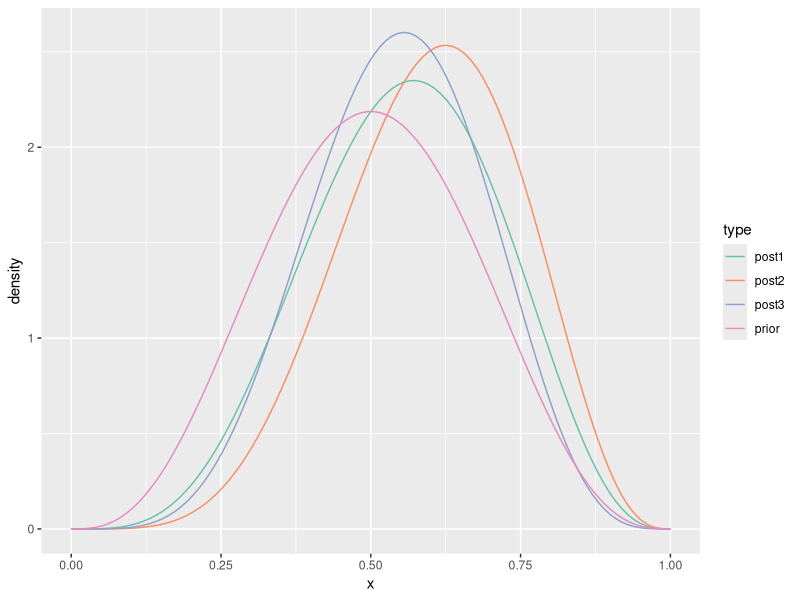
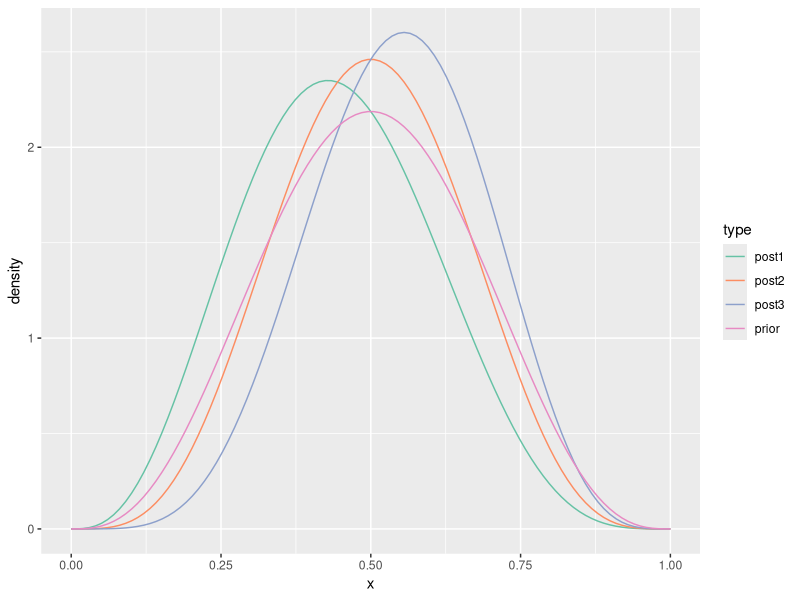
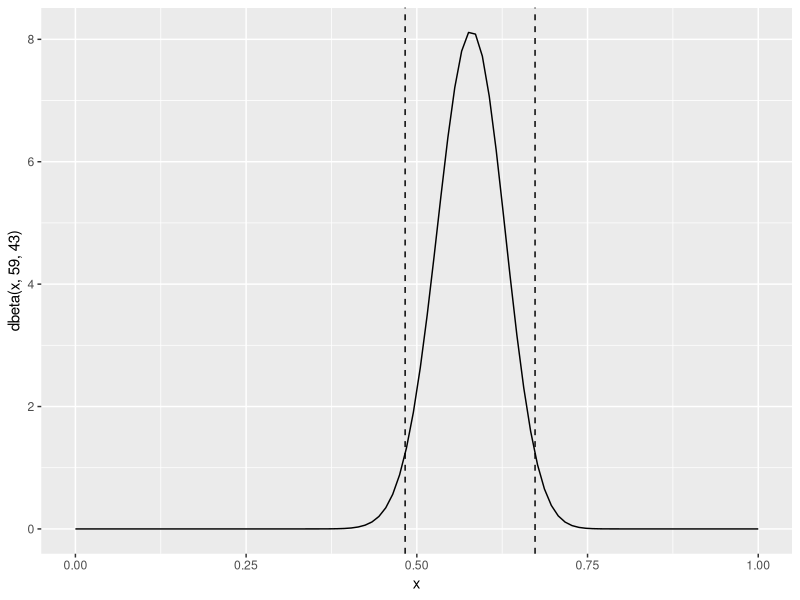
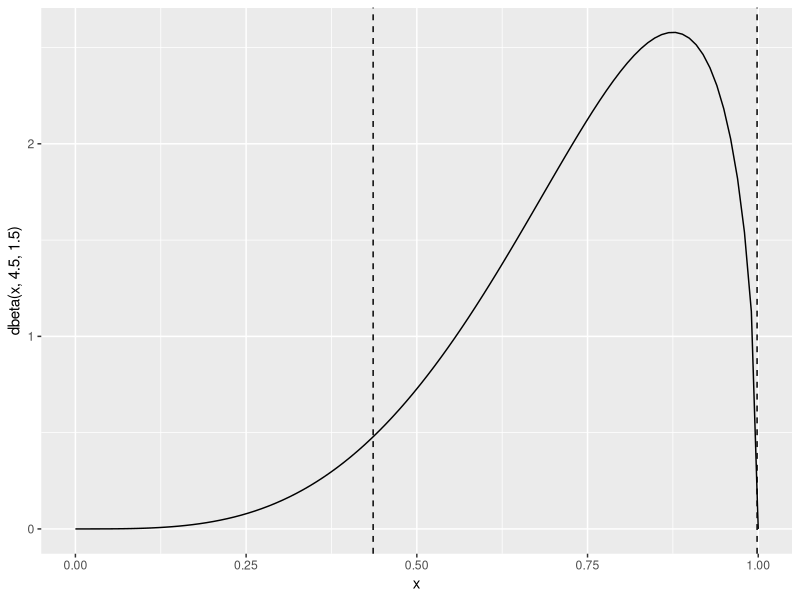
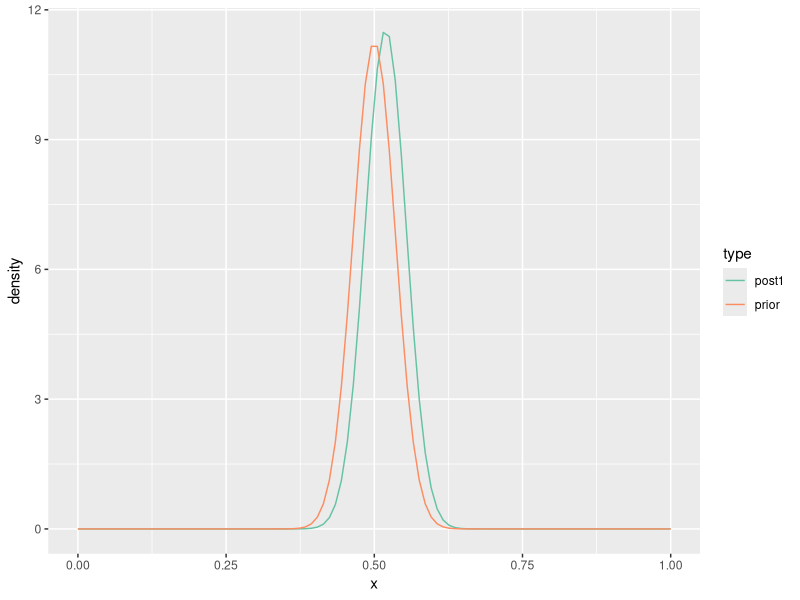
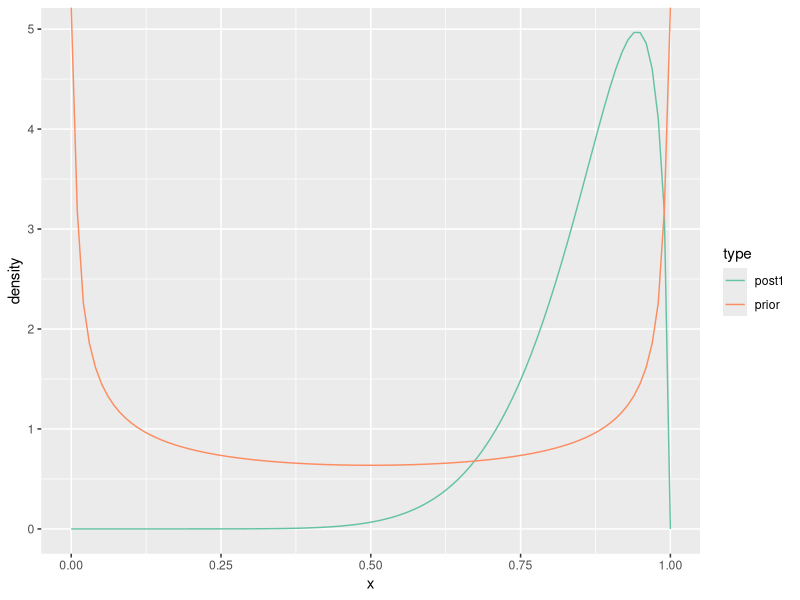
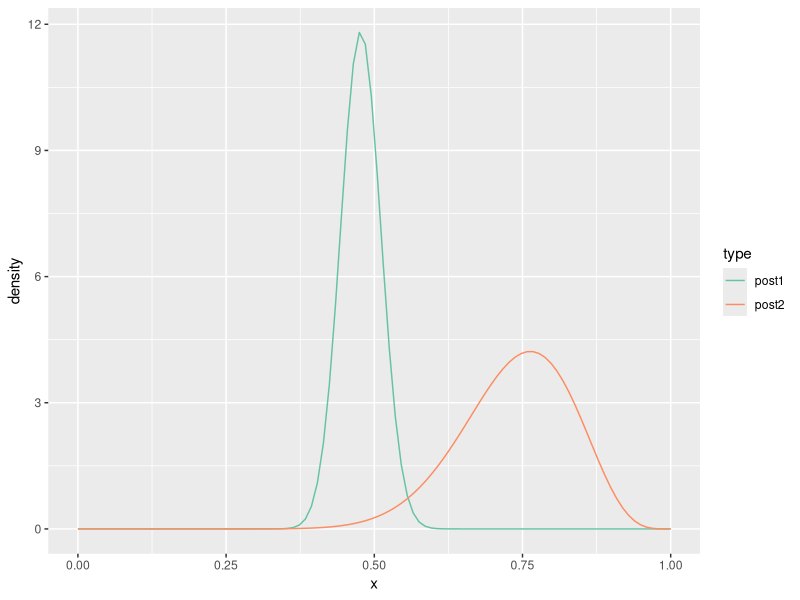
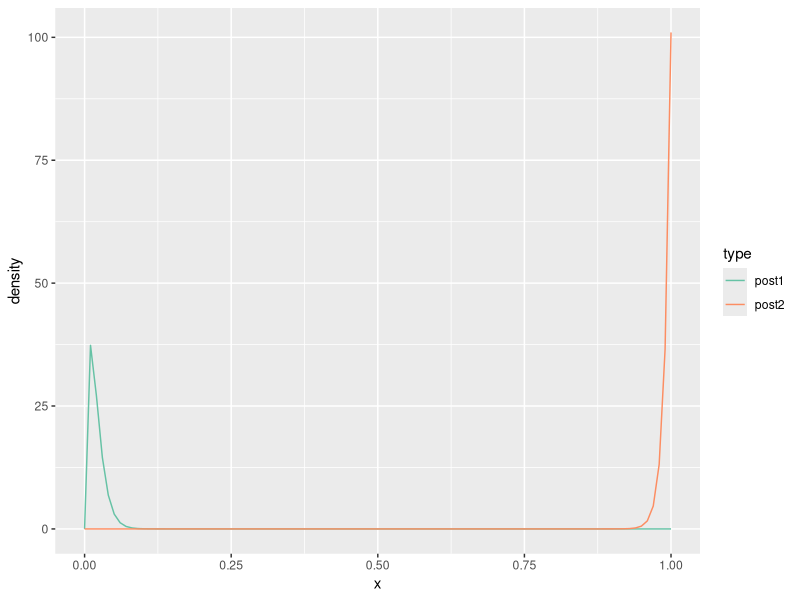

Generate these figures, in order, with R:
## ---- chunk 1
library(tidyr)
library(magrittr)
library(ggplot2)
library(RColorBrewer)
## ---- chunk 2

# HHT Sequence
N <- 100
x <- seq(0, 1, length.out = N)
prior <- dbeta(x, 4, 4)
post1 <- dbeta(x, 5, 4)
post2 <- dbeta(x, 6, 4)
post3 <- dbeta(x, 6, 5)

tibble::tibble(x = x, prior = prior, post1 = post1,
               post2 = post2, post3 = post3) %>%
  pivot_longer(cols=-x, values_to="density", names_to="type") %>%
  ggplot() +
  geom_line(mapping=aes(x=x, y=density, color=type)) +
  scale_color_brewer(palette="Set2")
## ---- chunk 3

# THH Sequence
N <- 100
x <- seq(0, 1, length.out = N)
prior <- dbeta(x, 4, 4)
post1 <- dbeta(x, 4, 5)
post2 <- dbeta(x, 5, 5)
post3 <- dbeta(x, 6, 5)

tibble::tibble(x = x, prior = prior, post1 = post1,
               post2 = post2, post3 = post3) %>%
  pivot_longer(cols=-x, values_to="density", names_to="type") %>%
  ggplot() +
  geom_line(mapping=aes(x=x, y=density, color=type)) +
  scale_color_brewer(palette="Set2")
## ---- chunk 4
HDIofICDF = function( ICDFname , credMass=0.95 , tol=1e-8 , ... ) {
   # Arguments:
   #   ICDFname is R's name for the inverse cumulative density function
   #     of the distribution.
   #   credMass is the desired mass of the HDI region.
   #   tol is passed to R's optimize function.
   # Return value:
   #   Highest density iterval (HDI) limits in a vector.
   # Example of use: For determining HDI of a beta(30,12) distribution, type
   #   HDIofICDF( qbeta , shape1 = 30 , shape2 = 12 )
   #   Notice that the parameters of the ICDFname must be explicitly named;
   #   e.g., HDIofICDF( qbeta , 30 , 12 ) does not work.
   # Adapted and corrected from Greg Snow's TeachingDemos package.
   incredMass =  1.0 - credMass
   intervalWidth = function( lowTailPr , ICDFname , credMass , ... ) {
      ICDFname( credMass + lowTailPr , ... ) - ICDFname( lowTailPr , ... )
   }
   optInfo = optimize( intervalWidth , c( 0 , incredMass ) , ICDFname=ICDFname ,
                        credMass=credMass , tol=tol , ... )
   HDIlowTailPr = optInfo$minimum
   return( c( ICDFname( HDIlowTailPr , ... ) ,
	            ICDFname( credMass + HDIlowTailPr , ... ) ) )
}
## ---- chunk 5
(lim <- HDIofICDF(qbeta, shape1=59, shape2=43))

x <- seq(0, 1, length.out = 100)
ggplot() +
  geom_line(mapping=aes(x = x,
                        y = dbeta(x, 59, 43))) +
  geom_vline(mapping=aes(xintercept=lim), linetype="dashed")
## ---- chunk 6
HDIofICDF(qbeta, shape1=57+59, shape2=43+43)
## ---- chunk 7
HDIofICDF(qbeta, shape1=41, shape2=11)
HDIofICDF(qbeta, shape1=16, shape2=36)
## ---- chunk 8
(lim <- HDIofICDF(qbeta, shape1=4.5, shape2=1.5))

x <- seq(0, 1, length.out = 100)
ggplot() +
  geom_line(mapping=aes(x = x,
                        y = dbeta(x, 4.5, 1.5))) +
  geom_vline(mapping=aes(xintercept=lim), linetype="dashed")
## ---- chunk 9

# HHT Sequence
N <- 100
x <- seq(0, 1, length.out = N)
prior <- dbeta(x, 100, 100)
post1 <- dbeta(x, 109, 101)

tibble::tibble(x = x, prior = prior, post1 = post1) %>%
  pivot_longer(cols=-x, values_to="density", names_to="type") %>%
  ggplot() +
  geom_line(mapping=aes(x=x, y=density, color=type)) +
  scale_color_brewer(palette="Set2")
## ---- chunk 10

# HHT Sequence
N <- 100
x <- seq(0, 1, length.out = N)
prior <- dbeta(x, 0.5, 0.5)
post1 <- dbeta(x, 9.5, 1.5)

tibble::tibble(x = x, prior = prior, post1 = post1) %>%
  pivot_longer(cols=-x, values_to="density", names_to="type") %>%
  ggplot() +
  geom_line(mapping=aes(x=x, y=density, color=type)) +
  scale_color_brewer(palette="Set2")
## ---- chunk 11
N <- 100
x <- seq(0, 1, length.out = N)

# Model 1 - Fair coin
post1 <- dbeta(x, 105, 115)
prob1 <- beta(115, 105)/beta(100, 100)
# Model 2 - Biased coin
post2 <- dbeta(x, 15.5, 5.5)
prob2 <- beta(15.5, 5.5)/beta(0.5, 0.5)

tibble::tibble(x = x, post1 = post1, post2 = post2) %>%
  pivot_longer(cols=-x, values_to="density", names_to="type") %>%
  ggplot() +
  geom_line(mapping=aes(x=x, y=density, color=type)) +
  scale_color_brewer(palette="Set2")
## ---- chunk 12
N <- 100
x <- seq(0, 1, length.out = N)

# Model 1 - Tail-biased coin
post1 <- dbeta(x, 2, 100)
prob1 <- beta(2, 100)/beta(1, 100)
# Model 2 - Head-biased coin
post2 <- dbeta(x, 101, 1)
prob2 <- beta(101, 1)/beta(100, 1)

tibble::tibble(x = x, post1 = post1, post2 = post2) %>%
  pivot_longer(cols=-x, values_to="density", names_to="type") %>%
  ggplot() +
  geom_line(mapping=aes(x=x, y=density, color=type)) +
  scale_color_brewer(palette="Set2")
## ---- chunk 13
N <- 100
x <- seq(0, 1, length.out = N)

# Model 1 - Tail-biased coin
post1 <- dbeta(x, 9, 104)
prob1 <- beta(9, 104)/beta(1, 100)
# Model 2 - Head-biased coin
post2 <- dbeta(x, 108, 5)
prob2 <- beta(108, 5)/beta(100, 1)

tibble::tibble(x = x, post1 = post1, post2 = post2) %>%
  pivot_longer(cols=-x, values_to="density", names_to="type") %>%
  ggplot() +
  geom_line(mapping=aes(x=x, y=density, color=type)) +
  scale_color_brewer(palette="Set2")
## ---- chunk 14

iterations <- 1000
heads <- rep(NA, iterations)

for (i in seq_along(heads)) {
  theta <- rbeta(1, 108, 5)
  heads[i] <- rbinom(1, 12, theta)
}

ggplot()+
  geom_histogram(mapping=aes(x=heads))

